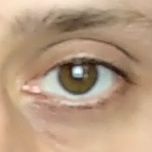
#> input picture eye.jpg, 152 x 152 px
$ jupyter execute fin.ipynb
#> lines starting #> are read from the running program, lines starting #| are printed output that depends on the picture; after the words box and inside, x2 and y2 are one past the last pixel; in counts of white or black regions, pixels touching at a corner belong together
[cell 1]
import cv2
import numpy as np
import matplotlib.pyplot as plt

[cell 2]
image = cv2.imread('./eye.jpg', cv2.IMREAD_GRAYSCALE)
#> image: shape (152, 152); min 22, max 250, mean 159.9

[cell 3]
# Отображение гистограммы
plt.hist(image.ravel(), bins=256, range=[0, 256])
plt.title('Гистограмма')
plt.xlabel('Интенсивность пикселя')
plt.ylabel('Частота')
plt.show()
#> figure, not shown here; tallest bar 390 high, from x = 152 to 153

# Определение значений порогов (вы можете изменить их на основе вашего анализа гистограммы)
thresholds = (50, 70, 120)

# Создание бинарной маски на основе порогов
text_segmented = np.zeros_like(image)

# Применение порогов для сегментации изображения
text_segmented[(image > thresholds[0]) & (image <= thresholds[1])] = 255  # Сегментация для 50 < значение <= 70
text_segmented[(image > thresholds[1]) & (image <= thresholds[2])] = 255  # Сегментация для 70 < значение <= 120

# Отображение сегментированного изображения
plt.imshow(text_segmented, cmap='gray')
plt.title('Сегментированное изображение')
plt.axis('off')
plt.show()
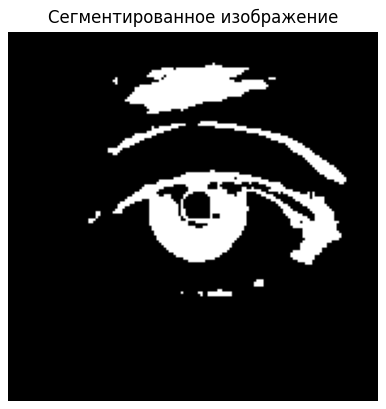
#> figure drawn by matplotlib, 1 panel

[cell 4]
image = cv2.imread('./eye.jpg')
#> image is the input picture: shape (152, 152, 3); mean B, G, R 128.8, 154.5, 182.3
gray = cv2.cvtColor(image, cv2.COLOR_BGR2GRAY)

hist = cv2.calcHist([gray], [0], None, [256], [0, 256])
#> hist = 256 values, max 390 at index 152, min 0 at index 0, mean 90.25

# Определить сумму пикселей и общее количество точек
total_pixels = gray.size
#> total_pixels = 23104

# Вычислить 1/4 от общего числа пикселей
threshold_value = int(total_pixels / 4)
#> threshold_value = 5776

# Найти пороги для бинаризации
cumulative_sum = 0
thresholds = []

for i in range(256):
    cumulative_sum += hist[i]
    if cumulative_sum >= threshold_value:
        thresholds.append(i)
        if len(thresholds) == 4:  # Получаем 4 порога
            break
#> this loop made 147 passes
#> cumulative_sum on passes 1 to 12: [0], [0], [0], [0], [0], [0], [0], [0], [0], [0], [0], [0]
#> after the loop, cumulative_sum = [6675]; thresholds = [143, 144, 145, 146]

# Использовать порог для бинаризации (используем первый порог)
_, binary_image = cv2.threshold(gray, thresholds[0], 255, cv2.THRESH_BINARY_INV)
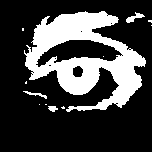
#> binary_image: shape (152, 152); 25.5% white; 12 white regions (8 under 20 px), largest, box (x1, y1, x2, y2) and area: (24, 11, 146, 112) 5687, (126, 12, 145, 23) 84, (23, 91, 47, 99) 57, (48, 106, 58, 112) 42

# Применить морфологические операции для улучшения результата
kernel = np.ones((5, 5), np.uint8)
binary_image = cv2.morphologyEx(binary_image, cv2.MORPH_CLOSE, kernel)
#> binary_image: shape (152, 152); 26.6% white; 8 white regions (5 under 20 px), largest, box (x1, y1, x2, y2) and area: (24, 11, 146, 112) 5965, (126, 12, 145, 23) 86, (23, 91, 47, 99) 60
binary_image = cv2.morphologyEx(binary_image, cv2.MORPH_OPEN, kernel)
#> binary_image: shape (152, 152); 25.3% white; 5 white regions, box (x1, y1, x2, y2) and area: (25, 12, 145, 110) 5735, (78, 106, 85, 111) 35, (128, 17, 134, 22) 30, (135, 13, 140, 18) 25, (50, 106, 55, 111) 25

# Привести бинарное изображение к градациям серого
# Создаем новое изображение с теми же размерами, что и gray
gray_after_morphology = np.zeros_like(gray)

# Задаем значения серого на основе бинарного изображения
gray_after_morphology[binary_image == 255] = 255  # Установить белые пиксели
gray_after_morphology[binary_image == 0] = gray[binary_image == 0]  # Сохранить оригинальные значения серого
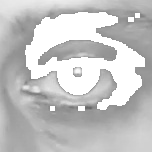
#> gray_after_morphology: shape (152, 152); min 103, max 255, mean 195.9

# Отобразить результат
plt.figure(figsize=(10, 5))
plt.subplot(1, 3, 1)
plt.title('Оригинальное изображение')
plt.imshow(cv2.cvtColor(image, cv2.COLOR_BGR2RGB))
plt.axis('off')

plt.subplot(1, 3, 2)
plt.title('Бинарное изображение')
plt.imshow(binary_image, cmap='gray')
plt.axis('off')

plt.subplot(1, 3, 3)
plt.title('Изображение после морфологии в градациях серого')
plt.imshow(gray_after_morphology)#, cmap='gray')
plt.axis('off')

plt.show()
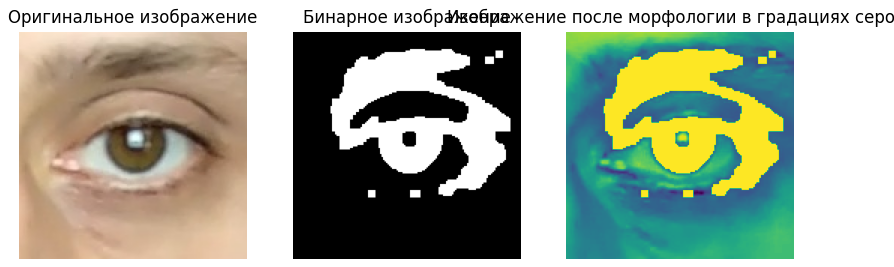
#> figure drawn by matplotlib, 3 panels

# versia 2

[cell 5]
def find_pupil_and_iris(binary_image):
    # Устанавливаем минимальный и максимальный радиус окружностей
    min_radius = 100
    max_radius = 500

    # Применение преобразования Хафа для нахождения окружностей
    circles = cv2.HoughCircles(binary_image,
                                cv2.HOUGH_GRADIENT,
                                dp=1,
                                minDist=20,
                                param1=100,
                                param2=50,  # Увеличение параметра для уменьшения ложных срабатываний
                                minRadius=min_radius,
                                maxRadius=max_radius)

    # Инициализация счетчика кругов
    circle_count = 0

    if circles is not None:
        # Преобразование координат окружностей в целые числа
        circles = np.uint16(np.around(circles))
        circle_count = circles.shape[1]  # Общее количество найденных окружностей

        for i in circles[0, :]:
            # Рисуем окружность вокруг найденных объектов
            center = (i[0], i[1])  # центр окружности
            radius = i[2]          # радиус окружности

            # Рисуем окружность и ее центр
            cv2.circle(binary_image, center, radius, (255, 0, 255), 15)  # рисуем окружность
            cv2.circle(binary_image, center, 2, (0, 255, 0), 3)      # рисуем центр

            # Подготовка текста для отображения
            text = f'Center: {center}, Radius: {radius}'
            cv2.putText(binary_image, text, (center[0] - 50, center[1] - 10),
                        cv2.FONT_HERSHEY_SIMPLEX, 0.5, (0, 255, 0), 1, cv2.LINE_AA)

    return binary_image, circle_count  # Возвращаем изображение и количество кругов

# Определение значений порогов
thresholds = [
    (30, 70),  # Первый уровень сегментации
    (70, 120), # Второй уровень сегментации
    (120, 255) # Третий уровень сегментации
]

# Создание фигуры для отображения изображений
plt.figure(figsize=(15, 5))

# Сегментация и отображение каждого уровня
for i, (low, high) in enumerate(thresholds):
    # Создание бинарной маски
    text_segmented = np.zeros_like(image)
    text_segmented[(image > low) & (image <= high)] = 255

    # Отображение сегментированного изображения
    plt.subplot(1, 3, i + 1)
    plt.imshow(text_segmented, cmap='gray')


    result_image, count = find_pupil_and_iris(binary_image)

    # Отображение результата
    plt.figure(figsize=(10, 10))
    plt.imshow(result_image)
    plt.axis('off')
    plt.title('Detected Pupil and Iris with Text Info')
    plt.show()

    # Вывод количества найденных окружностей
    print(f"Количество найденных окружностей: {count}")


    plt.title(f'Сегментация: {low} < значение <= {high}')
    plt.axis('off')
#> this loop made 3 passes
#| Количество найденных окружностей: 0
#| Количество найденных окружностей: 0
#| Количество найденных окружностей: 0
#> pass 1, `plt.show()`:
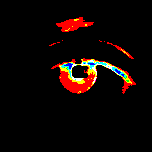
#> shown: shape (152, 152, 3); mean R, G, B 15.6, 6.2, 3.5
#> after the loop:
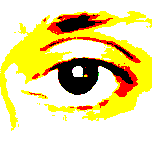
#> text_segmented: shape (152, 152, 3); mean B, G, R 157.5, 220.2, 234.1

# Показать все изображения
plt.tight_layout()
plt.show()

# versia 3

[cell 6]
import cv2
import numpy as np
import matplotlib.pyplot as plt
from skimage import exposure

# Функция для отображения изображений
def display_image(title, image, cmap=None):
    plt.figure(figsize=(6, 4))
    plt.title(title)
    plt.imshow(image, cmap=cmap)
    plt.axis('off')
    plt.show()


# 1. Метод Оцу
_, thresh_otsu = cv2.threshold(gray, 0, 255, cv2.THRESH_BINARY + cv2.THRESH_OTSU)
#> thresh_otsu: shape (152, 152); 69% white; 11 black regions (7 under 20 px), largest, box (x1, y1, x2, y2) and area: (10, 11, 152, 113) 7010, (22, 91, 47, 99) 70, (139, 19, 152, 27) 30, (21, 26, 26, 33) 26

# 2. Гистограмма
hist = cv2.calcHist([gray], [0], None, [256], [0, 256])

# 3. Адаптивная бинаризация
adaptive_thresh = cv2.adaptiveThreshold(gray, 255, cv2.ADAPTIVE_THRESH_GAUSSIAN_C,
                                        cv2.THRESH_BINARY, 11, 2)
#> adaptive_thresh: shape (152, 152); 78.1% white; 211 black regions (183 under 20 px), largest, box (x1, y1, x2, y2) and area: (20, 57, 138, 95) 1124, (45, 7, 152, 30) 732, (20, 87, 118, 113) 677

# 4. Преобразование в HSV и бинаризация по V-каналу
hsv = cv2.cvtColor(image, cv2.COLOR_BGR2HSV)
#> hsv: shape (152, 152, 3); mean H, S, V 16.2, 77.9, 182.7
v_channel = hsv[:, :, 2]
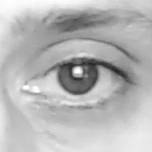
#> v_channel: shape (152, 152); min 37, max 255, mean 182.7
_, thresh_v = cv2.threshold(v_channel, 0, 255, cv2.THRESH_BINARY + cv2.THRESH_OTSU)
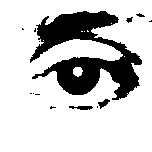
#> thresh_v: shape (152, 152); 79.1% white; 14 black regions (9 under 20 px), largest, box (x1, y1, x2, y2) and area: (30, 11, 142, 100) 4615, (69, 106, 93, 110) 69, (98, 99, 110, 109) 58, (126, 17, 133, 23) 24, (136, 13, 145, 17) 20

# 5. Визуализация результатов
display_image('Original Image', image)
display_image('Grayscale Image', gray, cmap='gray')
display_image('Otsu Thresholding', thresh_otsu, cmap='gray')
display_image('Adaptive Thresholding', adaptive_thresh, cmap='gray')
display_image('Threshold V-Channel', thresh_v, cmap='gray')

# 6. Вывод числовых значений порогов
otsu_threshold = cv2.threshold(gray, 0, 255, cv2.THRESH_BINARY + cv2.THRESH_OTSU)[0]
#> otsu_threshold = 148
print(f"Otsu Threshold Value: {otsu_threshold}")
#| Otsu Threshold Value: 148.0

manual_threshold = 100  # Для примера
print(f"Manual Threshold Value: {manual_threshold}")

# Гистограмма
plt.figure(figsize=(8, 4))
plt.title('Histogram')
plt.xlabel('Pixel Intensity')
plt.ylabel('Frequency')
plt.xlim([0, 256])
plt.plot(hist)
plt.show()
#> figure, not shown here; curve peaks at x = 152, y = 390

# versia 4

[cell 7]
import cv2
import numpy as np
from scipy.stats import pearsonr
import matplotlib.pyplot as plt

def apply_max_pooling(image, pool_size=(2, 2)):
    """Применяет максимальное пулинг к изображению."""
    # Выполняем операцию максимального пулинга
    pooled_image = image[::pool_size[0], ::pool_size[1], :]
    return pooled_image

def calculate_pearson_correlation(original, processed):
    """Вычисляет коэффициент корреляции Пирсона между двумя изображениями."""
    # Преобразуем изображения в одномерные массивы
    original_flat = original.flatten()
    processed_flat = processed.flatten()

    # Проверка длины массивов
    if len(original_flat) != len(processed_flat):
        raise ValueError("Размерности оригинального и обработанного изображений не совпадают.")

    # Вычисляем коэффициент корреляции
    correlation, _ = pearsonr(original_flat, processed_flat)
    return correlation

def find_contours(image):
    """Находит контуры на изображении."""
    # Преобразуем изображение в серый
    gray = cv2.cvtColor(image, cv2.COLOR_BGR2GRAY)

    # Применяем бинаризацию
    _, binary = cv2.threshold(gray, 128, 255, cv2.THRESH_BINARY)

    # Находим контуры
    contours, _ = cv2.findContours(binary, cv2.RETR_EXTERNAL, cv2.CHAIN_APPROX_SIMPLE)
    return contours

image_path = 'eye.jpg'
original_image = cv2.imread(image_path)

if original_image is None:
    raise ValueError("Изображение не найдено. Проверьте путь к изображению.")

# Применяем максимальное пулинг
pooled_image = apply_max_pooling(original_image)

# Изменим размер обработанного изображения до оригинала для вычисления корреляции
pooled_image_resized = cv2.resize(pooled_image, (original_image.shape[1], original_image.shape[0]), interpolation=cv2.INTER_AREA)

# Вычисляем корреляцию Пирсона
correlation = calculate_pearson_correlation(original_image, pooled_image_resized)
#> in calculate_pearson_correlation, `correlation, _ = pearsonr(original_flat, processed_flat)`: correlation = 0.989
#> correlation = 0.989
print(f'Коэффициент корреляции Пирсона: {correlation:.4f}')
#| Коэффициент корреляции Пирсона: 0.9894

# Находим контуры
contours = find_contours(original_image)
#> in find_contours, `_, binary = cv2.threshold(gray, 128, 255, cv2.THRESH_BINARY)`:
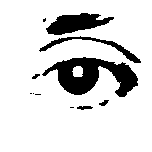
#> binary: shape (152, 152); 85.4% white; 11 black regions (5 under 20 px), largest, box (x1, y1, x2, y2) and area: (42, 57, 138, 97) 1937, (46, 13, 114, 35) 861, (39, 36, 141, 63) 440, (77, 106, 93, 110) 45, (99, 100, 109, 106) 34, (32, 74, 40, 79) 24
#> in find_contours, `contours, _ = cv2.findContours(binary, cv2.RETR_EXTERNAL, cv2.CHAIN_AP..`: contours = [[[0, 0], [0, 151], [151, 151], [151, 0]]]
#> contours = [[[0, 0], [0, 151], [151, 151], [151, 0]]]

# Отображаем контуры на исходном изображении
contour_image = original_image.copy()
cv2.drawContours(contour_image, contours, -1, (0, 255, 0), 2)
#> contour_image: shape (152, 152, 3); 5.19% of pixels changed, all inside (x1, y1, x2, y2) = (0, 0, 152, 152)

# Показать изображения с использованием Matplotlib
plt.figure(figsize=(15, 5))

plt.subplot(1, 3, 1)
plt.title('Original Image')
plt.imshow(cv2.cvtColor(original_image, cv2.COLOR_BGR2RGB))
plt.axis('off')

plt.subplot(1, 3, 2)
plt.title('Pooled Image (Resized)')
plt.imshow(cv2.cvtColor(pooled_image_resized, cv2.COLOR_BGR2RGB))
plt.axis('off')

plt.subplot(1, 3, 3)
plt.title('Contours')
plt.imshow(cv2.cvtColor(contour_image, cv2.COLOR_BGR2RGB))
plt.axis('off')

plt.tight_layout()
plt.show()
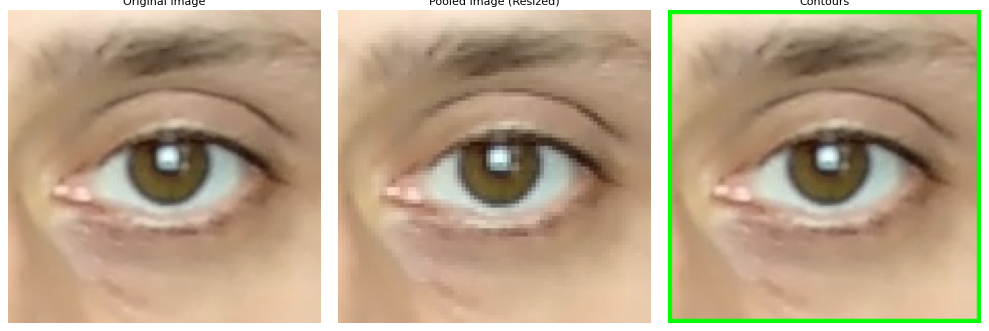
#> figure drawn by matplotlib, 3 panels
